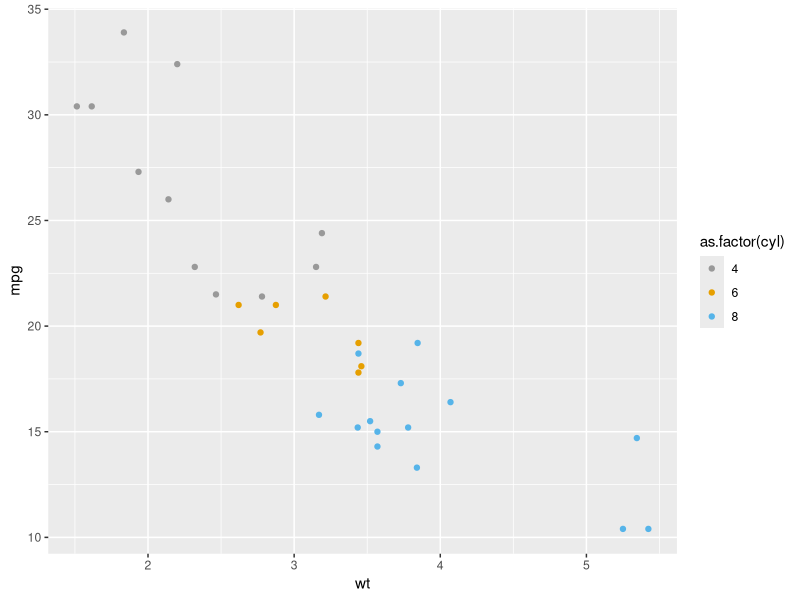
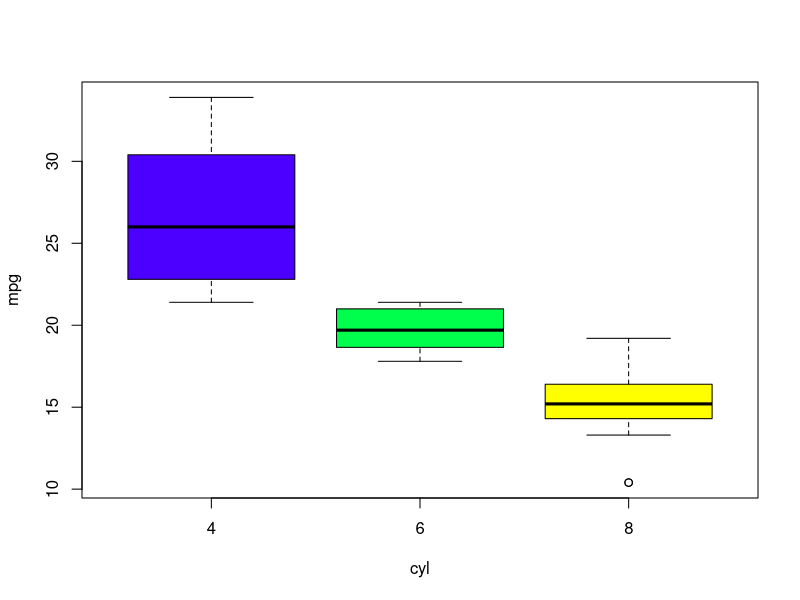
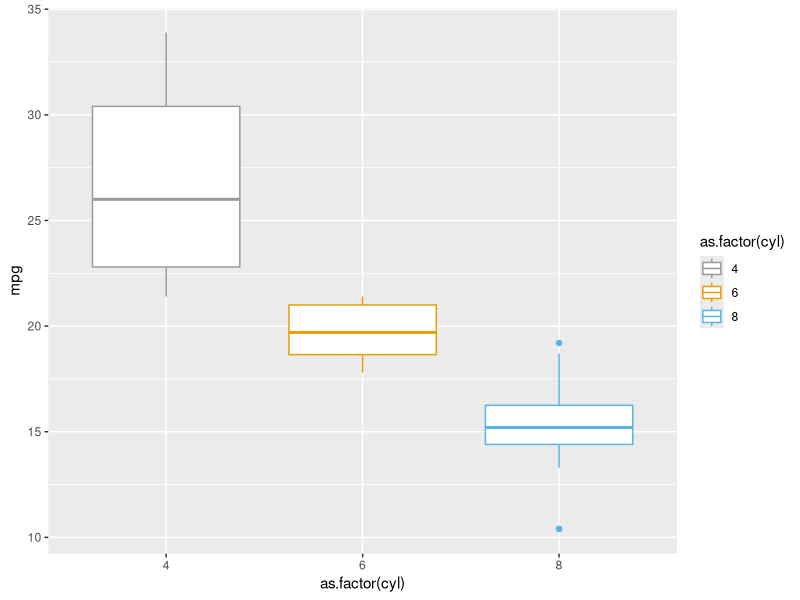
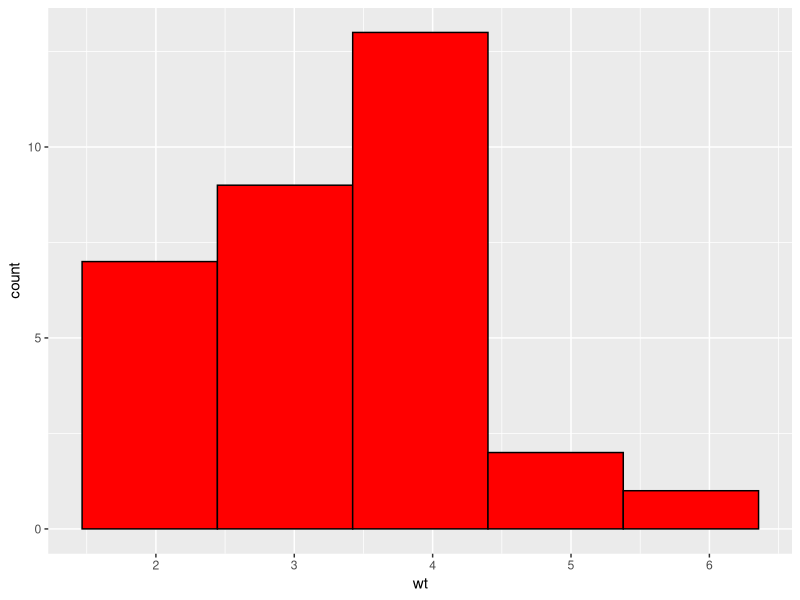

Reproduce these figures in R, in order.
## ---- chunk 1
knitr::opts_chunk$set(echo = TRUE)
## ---- chunk 2
library(tidyverse)
CARS = mtcars
attach(CARS)

#check the scatterplot for mpg against weight

ggplot(CARS, aes(x=wt, y=mpg, color=as.factor(cyl)))+geom_point()+scale_color_manual(values=c("#999999", "#E69F00", "#56B4E9"))


#base R

boxplot(mpg~cyl, col=topo.colors((3)))

#ggplot

ggplot(CARS, aes(x=as.factor(cyl), y=mpg,color=as.factor(cyl)))+geom_boxplot()+scale_color_manual(values=c("#999999", "#E69F00", "#56B4E9"))
## ---- chunk 3
ggplot(CARS, aes(x=wt))+geom_histogram(bins=5, col="black", fill="red")
## ---- chunk 4
#tidyverse
ages = read_csv("ages.csv")
attach(ages)

#baseR
ages2 = read.csv("ages.csv")
## ---- chunk 5
AGE = read_csv("AGE.csv", col_names = F)

AGE2 = read.csv("AGE.csv", header = F)
## ---- chunk 6

ages_wide<-ages %>% pivot_wider(names_from = category, values_from = Active:Deaths)

#view(ages_wide)

age_long<-ages_wide %>% gather( Var, Val, -Date) 
## ---- chunk 7

#in base R
category = fct_relevel(category, "Under 20", "20-29", "30-39", 
                            "40-49", "50-59", "60-69", "70-79","80-89",
                            "90-99", "Unknown")

ages_update  = data.frame(ages, category)



df<-ages %>% mutate(category = fct_relevel(category, "Under 20", "20-29", "30-39", 
                            "40-49", "50-59", "60-69", "70-79","80-89",
                            "90-99", "Unknown")) %>%  filter(!category=="Unknown") %>% 
  group_by(Date) %>% 
  mutate(total_cases=Active+Resolved) %>% 
  mutate(pct_cases=100*(total_cases/sum(total_cases)))

p1<-ggplot(data = df, aes(x = category, y = pct_cases , fill =Date)) +
  geom_bar(stat = "identity", position = position_dodge(), col="black", alpha = 0.75)+
  labs(x = "Ages in Ontario per Decade", y = "Percent", title = "COVID Cases Comparison: Nov. 2020 vs. Feb, 2021 ")

p1<-p1 +  scale_fill_manual("legend", values = c("20-Nov" = "orange", "21-Feb" = "blue"))


